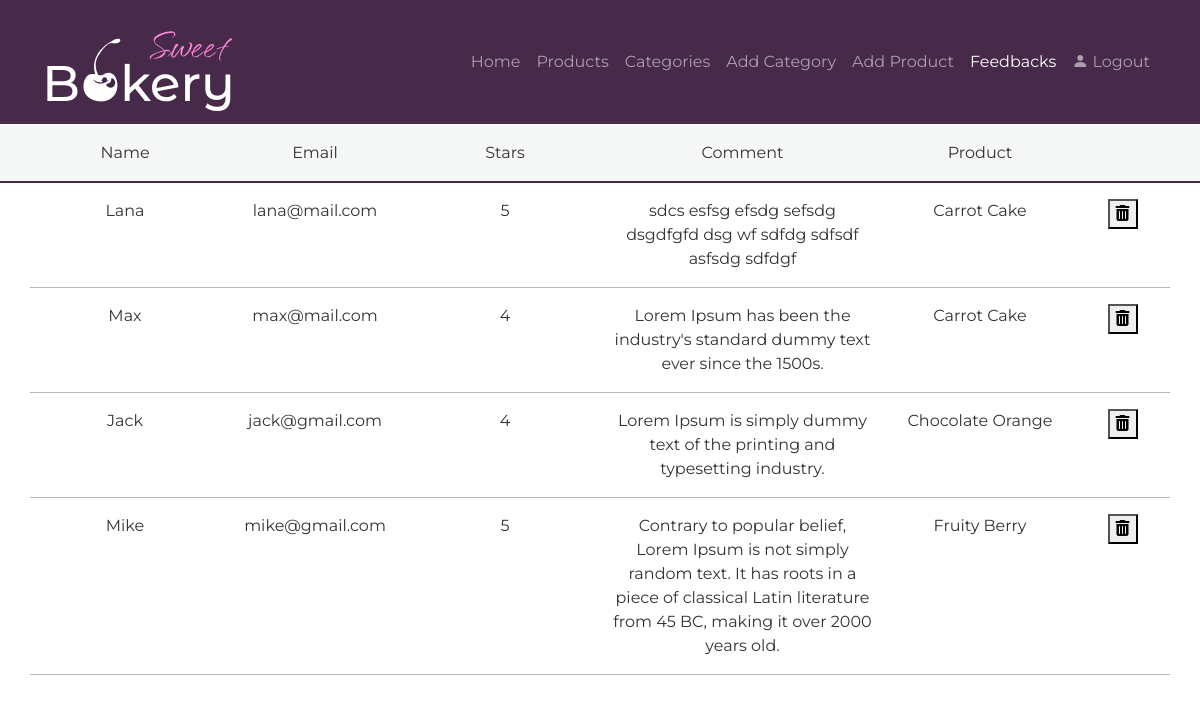
The app's page /admin/feedbacks.php (signed in) with its own data.
### tables this page shows
CREATE TABLE `reviews` (
  `reviewID` int(11) NOT NULL,
  `productID` int(11) NOT NULL,
  `stars` int(11) NOT NULL,
  `reviewDescrioption` text NOT NULL,
  `name` text NOT NULL,
  `email` text NOT NULL,
  `date` date NOT NULL
);

CREATE TABLE `products` (
  `productID` int(11) NOT NULL,
  `productTypeID` int(11) NOT NULL,
  `productName` varchar(255) NOT NULL,
  `productDescription` text DEFAULT NULL,
  `sugar` int(11) DEFAULT NULL,
  `gluten` int(11) DEFAULT NULL,
  `lactose` int(11) DEFAULT NULL,
  `image` varchar(255) NOT NULL,
  `price` double NOT NULL,
  `date` date NOT NULL DEFAULT current_timestamp()
);

### admin/feedbacks.php (the view, shortened to what this page needs)
<?php
include('../includes/connection.php');
include('./includes/header.php');
?>
<section id="tableHeader" class="pt-3 pb-3">
    <div class="container text-center">
        <div class="row">
            <div class="float-start col-md-2">Name</div>
            <div class="float-start col-md-2">Email</div>
            <div class="float-start col-md-2">Stars</div>
            <div class="float-start col-md-3">Comment</div>
            <div class="float-start col-md-2">Product</div>
            <div class="float-start col-md-1"></div>
        </div>
    </div>
</section>
<section id="tableBody">
    <div class="container text-center">
        <form method="POST" action="">
        <?php
            $sql = "SELECT r.reviewID, r.name, r.email, r.stars, r.reviewDescrioption, p.productName FROM `reviews` r LEFT JOIN products p ON r.productID = p.productID";
            $result = $conn->query($sql);
            while ($row = $result->fetch_assoc()) {
                echo "<div class='row pt-3 pb-3 item-row'>
                        <div class='float-start col-md-2'>".$row['name']."</div>
                        <div class='float-start col-md-2'>".$row['email']."</div>
                        <div class='float-start col-md-2'>".$row['stars']."</div>
                        <div class='float-start col-md-3'>".$row['reviewDescrioption']."</div>
                        <div class='float-start col-md-2'>".$row['productName']."</div>
                        <div class='float-start col-md-1'><button class='form' type='button' onClick='deleteItem(".$row['reviewID'].")'><i class='fa-solid fa-trash-can'></i></button></div>
                           </div> ";
            }
        ?>
    </form>
    </div>
</section>

### admin/css/style.css (style rules this page uses)
body { font-family: 'Montserrat', sans-serif; margin: 0; padding: 0; background: #fff; color: #333; }
#tableHeader { margin-top: 125px; background: #F6F7F7; border-bottom: 2px solid #472949; }
.item-row { border-bottom: 1px solid #B7B7B7; }

### records on screen
reviews: name "Lana", email "lana@mail.com", stars "5", reviewDescrioption "sdcs esfsg efsdg sefsdg dsgdfgfd dsg wf sdfdg sdfsdf asfsdg sdfdgf", productID.productName "Carrot Cake"
reviews: name "Max", email "max@mail.com", stars "4", reviewDescrioption "Lorem Ipsum has been the industry's standard dummy text ever since the 1500s.", productID.productName "Carrot Cake"
reviews: name "Jack", email "jack@gmail.com", stars "4", reviewDescrioption "Lorem Ipsum is simply dummy text of the printing and typesetting industry.", productID.productName "Chocolate Orange"
reviews: name "Mike", email "mike@gmail.com", stars "5", reviewDescrioption "Contrary to popular belief, Lorem Ipsum is not simply random text. It has roots in a piece of classical Latin literature from 45 BC, making it over 2000 years old.", productID.productName "Fruity Berry"
